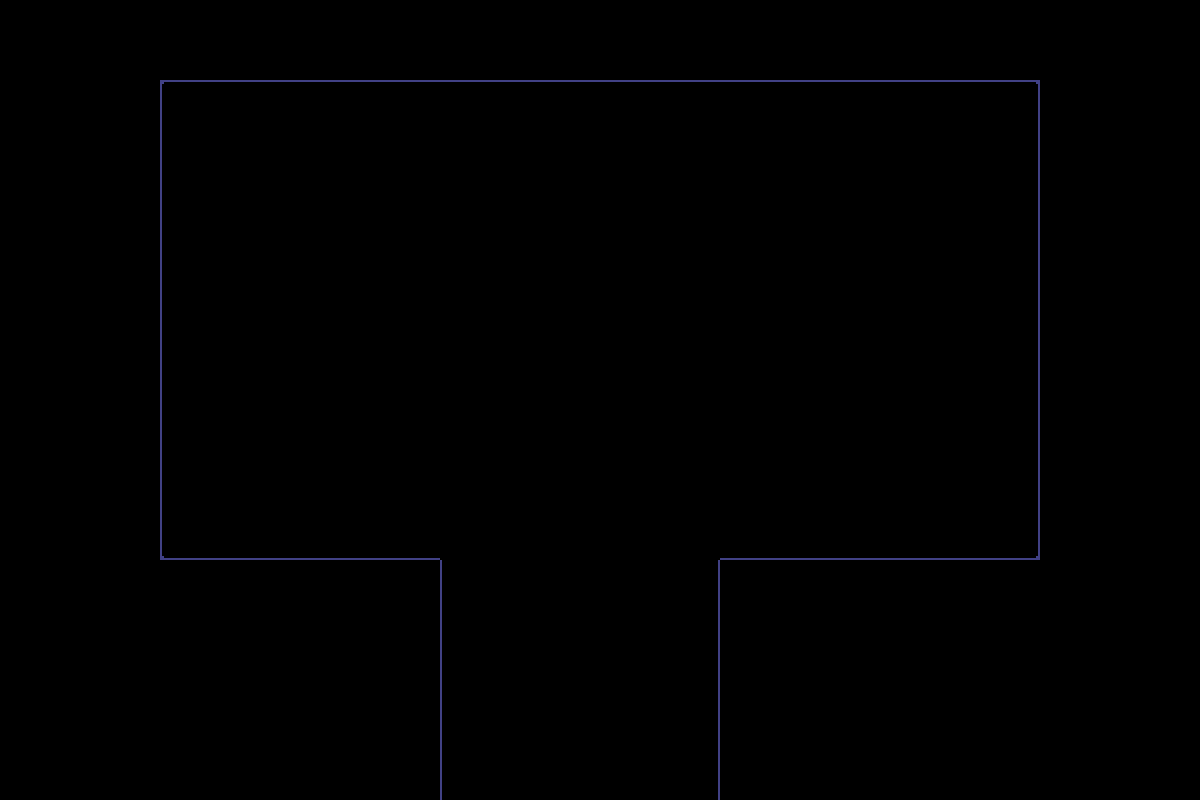

This game map was drawn from its Tiled (.tmx) file and the tilesets committed beside it. A one-line description and the full map source follow:
An orthogonal 30x20 tile map with 40x40 px tiles, 1 tile layer (Tile Layer 1) and 10 objects (entry, transition).

<map version="1.11" tiledversion="1.11.2" orientation="orthogonal" renderorder="right-down" width="30" height="20" tilewidth="40" tileheight="40" infinite="0" nextlayerid="5" nextobjectid="13">
 <tileset firstgid="1" source="../../tilesets/castle.tsx" />
 <layer id="1" name="Tile Layer 1" width="30" height="20">
  <data encoding="csv">
0,0,0,0,0,0,0,0,0,0,0,0,0,0,0,0,0,0,0,0,0,0,0,0,0,0,0,0,0,0,
0,0,0,0,0,0,0,0,0,0,0,0,0,0,0,0,0,0,0,0,0,0,0,0,0,0,0,0,0,0,
0,0,0,0,6,7,7,7,7,7,7,7,7,7,7,7,7,7,7,7,7,7,7,7,7,8,0,0,0,0,
0,0,0,0,10,11,11,11,11,11,11,11,11,11,11,11,11,11,11,11,11,11,11,11,11,12,0,0,0,0,
0,0,0,0,10,11,11,11,11,11,11,11,11,11,11,11,11,11,11,11,11,11,11,11,11,12,0,0,0,0,
0,0,0,0,10,11,11,11,11,11,11,11,11,11,11,11,11,11,11,11,11,11,11,11,11,12,0,0,0,0,
0,0,0,0,10,11,11,11,11,11,11,11,11,11,11,11,11,11,11,11,11,11,11,11,11,12,0,0,0,0,
0,0,0,0,10,11,11,11,11,11,11,11,11,11,11,11,11,11,11,11,11,11,11,11,11,12,0,0,0,0,
0,0,0,0,10,11,11,11,11,11,11,11,11,11,11,11,11,11,11,11,11,11,11,11,11,12,0,0,0,0,
0,0,0,0,10,11,11,11,11,11,11,11,11,11,11,11,11,11,11,11,11,11,11,11,11,12,0,0,0,0,
0,0,0,0,10,11,11,11,11,11,11,11,11,11,11,11,11,11,11,11,11,11,11,11,11,12,0,0,0,0,
0,0,0,0,10,11,11,11,11,11,11,11,11,11,11,11,11,11,11,11,11,11,11,11,11,12,0,0,0,0,
0,0,0,0,10,11,11,11,11,11,11,11,11,11,11,11,11,11,11,11,11,11,11,11,11,12,0,0,0,0,
0,0,0,0,14,15,15,15,15,15,15,11,11,11,11,11,11,11,15,15,15,15,15,15,15,16,0,0,0,0,
0,0,0,0,0,0,0,0,0,0,0,10,11,11,11,11,11,12,0,0,0,0,0,0,0,0,0,0,0,0,
0,0,0,0,0,0,0,0,0,0,0,10,11,11,11,11,11,12,0,0,0,0,0,0,0,0,0,0,0,0,
0,0,0,0,0,0,0,0,0,0,0,10,11,11,11,11,11,12,0,0,0,0,0,0,0,0,0,0,0,0,
0,0,0,0,0,0,0,0,0,0,0,10,11,11,11,11,11,12,0,0,0,0,0,0,0,0,0,0,0,0,
0,0,0,0,0,0,0,0,0,0,0,10,11,11,11,11,11,12,0,0,0,0,0,0,0,0,0,0,0,0,
0,0,0,0,0,0,0,0,0,0,0,10,11,11,11,11,11,12,0,0,0,0,0,0,0,0,0,0,0,0
</data>
 </layer>
 <objectgroup color="#0000ff" id="2" name="collision">
  <object id="1" x="120" y="80" />
  <object id="2" x="120" y="80" width="40" height="480" />
  <object id="3" x="160" y="560" width="280" height="40" />
  <object id="4" x="400" y="600" width="40" height="200" />
  <object id="5" x="720" y="560" width="40" height="240" />
  <object id="6" x="760" y="560" width="280" height="40" />
  <object id="7" x="1040" y="80" width="40" height="480" />
  <object id="8" x="160" y="40" width="880" height="40" />
 </objectgroup>
 <objectgroup color="#ff00ff" id="4" name="markers">
  <object id="11" name="entry" x="583.929" y="708.929">
   <point />
  </object>
 </objectgroup>
 <objectgroup id="3" name="objects">
  <object id="12" name="transition" x="440" y="760" width="280" height="40">
   <properties>
    <property name="map" value="castle_town/area_2" />
    <property name="marker" value="entrybutton" />
   </properties>
  </object>
 </objectgroup>
</map>
